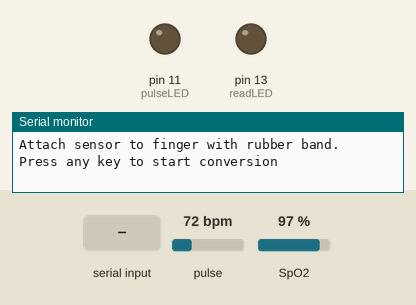
The sketch below on a simulated Arduino Uno, built with avr-gcc and run on an emulated ATmega328P. On the bench: output pins drawn as LEDs (lit = HIGH), the last lines printed to the serial monitor. Dashed ring = blinking. The test bench sets the inputs (shaded band); at power-on: pulse 72 bpm, SpO2 97 %.

Above: at 0.9 s.
1.0 s: "1" received over Serial
At 5.46 s:
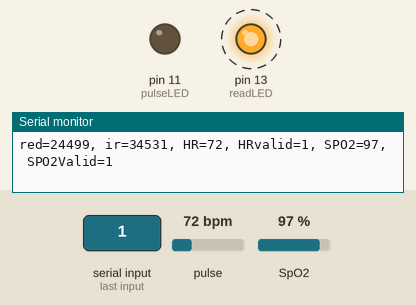
5.5 s: pulse set to 100 bpm
Timing chart, 0 to 14.5 s (numbered marks = the images above; inputs shaded):
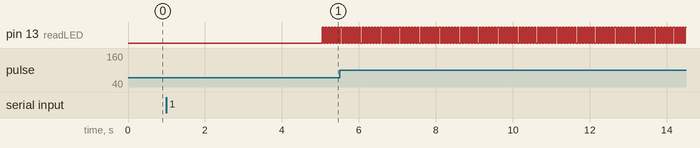

Measured:
- after the input at 1.0 s, pin 13 (readLED): alternates HIGH for 0.04 s and LOW for 0.04 s, starting after 4.0 s

The sketch:

Pulsioximetro.ino
```cpp
#include <Wire.h>
#include "MAX30105.h"
#include "spo2_algorithm.h"
MAX30105 particleSensor;
#define MAX_BRIGHTNESS 255
#if defined(__AVR_ATmega328P__) || defined(__AVR_ATmega168__)
//Arduino Uno no tiene sufieciente SRAM para almacenar 100 muestras de los datos del led IR y R en formato de 32 bits
//Para solventar este problema, truncamos las muestras para obtener el formato de 16 bits
uint16_t irBuffer[100]; // Almacena los datos del Led IR en formato 16 bits
uint16_t redBuffer[100];  //Almacena los datos del Led R en formato 16 bits
#else
uint32_t irBuffer[100]; //Almacena los datos del Led IR en formato 32 bits
uint32_t redBuffer[100];  //Almacena los datos del Led R en formato 32 bits
#endif
int32_t bufferLength; //longitud de los datos
int32_t spo2; //valor de la saturacion de oxigeno en sangre
int8_t validSPO2; //indica si el dato medido es valido
int32_t heartRate; //valor de la frecuencia cardiaca
int8_t validHeartRate; //indica si el dato medido es valido
byte pulseLED = 11; //tiene que ser el pin PWM
byte readLED = 13; //parpadea cada vez que se lee un dato
void setup()
{
  Serial.begin(115200); // se inicializa el serial con una comunicación de 11500 baudios
  // se inicializan los pines digitales
  pinMode(pulseLED, OUTPUT);
  pinMode(readLED, OUTPUT);
  // Se inicializa el sensor
  if (!particleSensor.begin(Wire, I2C_SPEED_FAST)) //usa el puerto determinado I2C y una velocidad de 400KHz
  {
    Serial.println(F("MAX30105 was not found. Please check wiring/power."));
    while (1);
  }
  Serial.println(F("Attach sensor to finger with rubber band. Press any key to start conversion"));
  while (Serial.available() == 0) ; //espera hasta que presiones cualquier tecla
  Serial.read();
  //settings del sensor
  byte ledBrightness = 60; //Opciones: 0=Off a 255=50mA  --> hay que seleccionar una opción
  byte sampleAverage = 4; //Opciones: 1, 2, 4, 8, 16, 32 -->hay que seleccionar una opción
  byte ledMode = 2; //Options: 1 = solo rojo, 2 =rojo + IR, 3 = rojo + IR + verde    --> hay que seleccionar una opción
  byte sampleRate = 100; //Opciones: 50, 100, 200, 400, 800, 1000, 1600, 3200  --> hay que seleccionar una opción
  int pulseWidth = 411; //Options: 69, 118, 215, 411 -->hay que seleccionar una opción
  int adcRange = 4096; //Options: 2048, 4096, 8192, 16384 --> hay que seleccionar una opción
  particleSensor.setup(ledBrightness, sampleAverage, ledMode, sampleRate, pulseWidth, adcRange); //Se configura el sensor con los settings elegidos anteriormente
}
void loop()
{
  bufferLength = 100; //Guarda 4 segundos de samples a 25sps
  //rlee las 100 primeras muestras y determina el rango de la señal
  for (byte i = 0 ; i < bufferLength ; i++)
  {
    while (particleSensor.available() == false) //¿Hay nuevos datos?
      particleSensor.check(); //comprueba si hay nuevos datos
    redBuffer[i] = particleSensor.getRed();
    irBuffer[i] = particleSensor.getIR();
    particleSensor.nextSample(); //Pasa a la siguiente muestra
    Serial.print(F("red="));
    Serial.print(redBuffer[i], DEC);
    Serial.print(F(", ir="));
    Serial.println(irBuffer[i], DEC);
  }
  //calcula la frecuencia cardiaca y la saturación de oxígeno en sangre tras las primeras 100 muestras (4 segundos )
  maxim_heart_rate_and_oxygen_saturation(irBuffer, bufferLength, redBuffer, &spo2, &validSPO2, &heartRate, &validHeartRate);
  //Se toman muetsras continuamente del sensor y se calcula la fc y SO2 cada segundo
  while (1)
  {
    //deshecha las primeras 25 muestras y mueve las 75 posteriores al inicio
    for (byte i = 25; i < 100; i++)
    {
      redBuffer[i - 25] = redBuffer[i];
      irBuffer[i - 25] = irBuffer[i];
    }

    for (byte i = 75; i < 100; i++)
    {
      while (particleSensor.available() == false)
        particleSensor.check();
      digitalWrite(readLED, !digitalRead(readLED)); //blink cuando se leen le los datos
      redBuffer[i] = particleSensor.getRed();
      irBuffer[i] = particleSensor.getIR();
      particleSensor.nextSample();
      //manda las muestras y los resultados al serial del programa
      Serial.print(F("red="));
      Serial.print(redBuffer[i], DEC);
      Serial.print(F(", ir="));
      Serial.print(irBuffer[i], DEC);
      Serial.print(F(", HR="));
      Serial.print(heartRate, DEC);
      Serial.print(F(", HRvalid="));
      Serial.print(validHeartRate, DEC);
      Serial.print(F(", SPO2="));
      Serial.print(spo2, DEC);
      Serial.print(F(", SPO2Valid="));
      Serial.println(validSPO2, DEC);
    }
    //Despues de 25 nuevas muetsras se recalculan los datos
    maxim_heart_rate_and_oxygen_saturation(irBuffer, bufferLength, redBuffer, &spo2, &validSPO2, &heartRate, &validHeartRate);
  }
}
```
